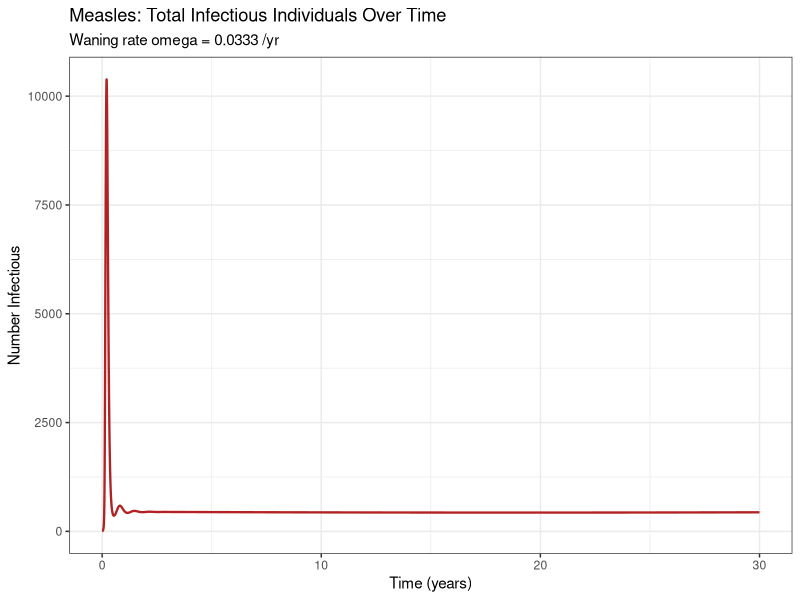
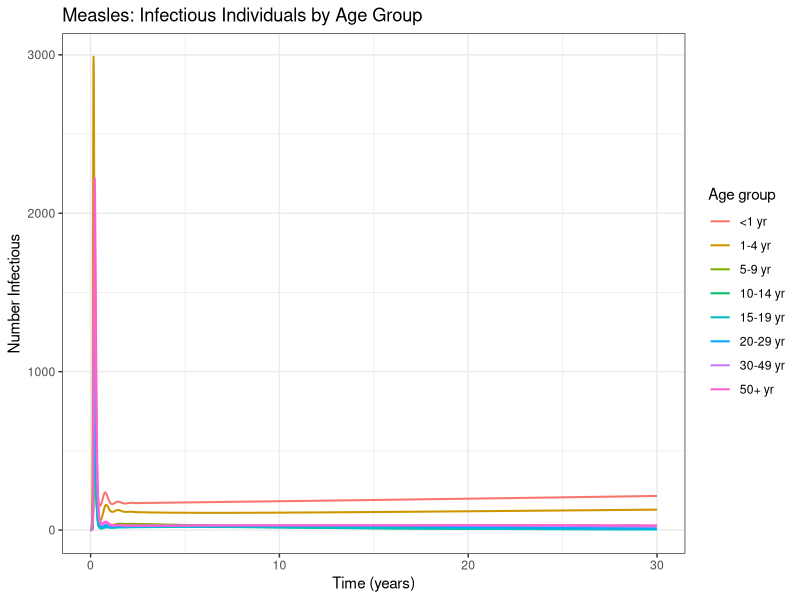
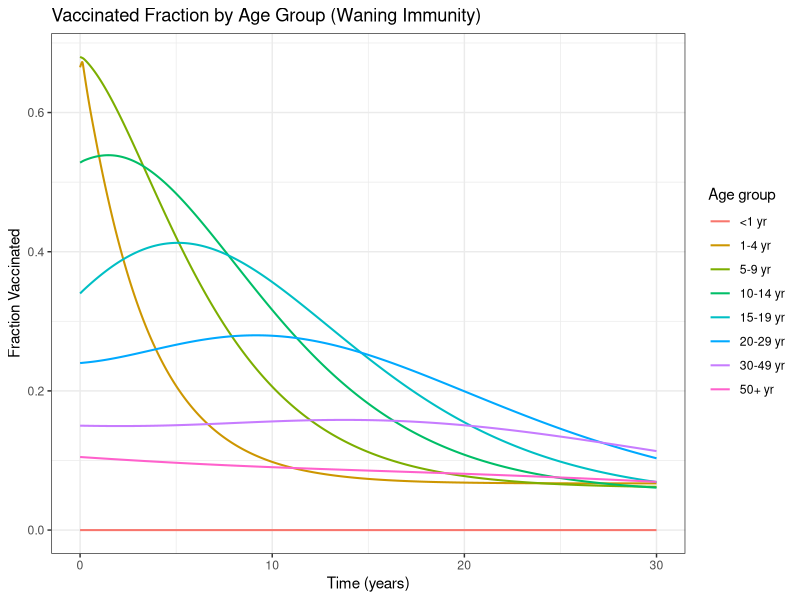
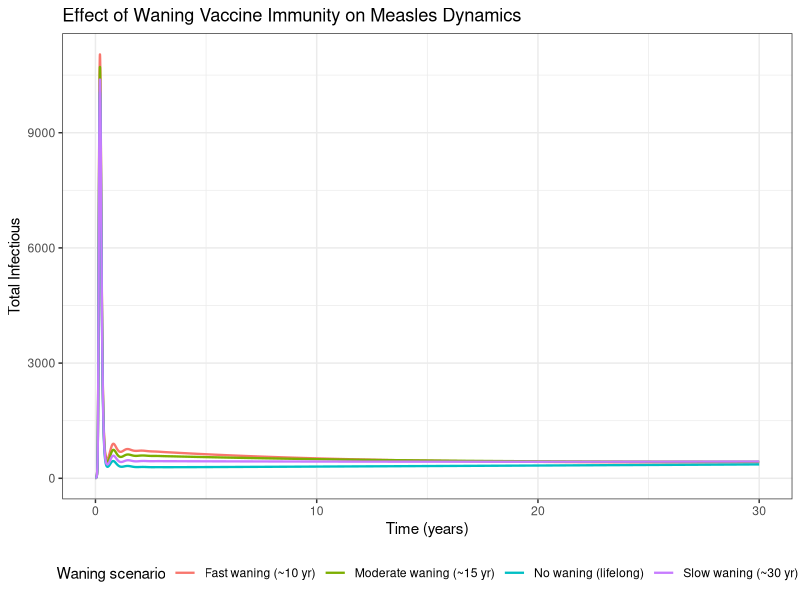

R code for these plots, in order:
# =============================================================================
# Age-Stratified Measles Model with Waning Vaccine Immunity
# =============================================================================
#
# Purpose:
#   Template script for assessing whether measles vaccine immunity wanes over
#   time using an age-stratified compartmental (ODE) model.
#
# Model structure: MSEIR + V (vaccinated with waning immunity)
#
# Compartments per age group:
#   M  - Maternally immune (youngest age group only)
#   S  - Susceptible
#   E  - Exposed / latent (infected but not yet infectious)
#   I  - Infectious
#   R  - Recovered (permanently immune via natural infection)
#   V  - Vaccinated (immune, but subject to waning)
#
# Key transitions:
#   Births -> M  (fraction with maternal immunity)
#   Births -> S  (fraction without maternal immunity)
#   M -> S       : loss of maternal immunity (rate delta)
#   S -> E       : infection driven by age-structured contact matrix
#   E -> I       : progression through latent period (rate sigma)
#   I -> R       : recovery (rate gamma)
#   S -> V       : vaccination (age-specific rate * vaccine efficacy)
#   V -> S       : waning vaccine immunity (rate omega) -- key parameter
#   All compartments subject to age-specific mortality and aging
#
# Usage:
#   1. Adjust parameters in Section 2 to match your setting.
#   2. Optionally replace the placeholder contact matrix with an empirical
#      matrix (e.g. from Mossong et al. 2008, POLYMOD study).
#   3. Run the script to simulate and visualise dynamics.
#   4. Section 8 compares multiple waning-rate scenarios.
#
# Dependencies: deSolve, ggplot2, dplyr, tidyr
#   Install with: install.packages(c("deSolve","ggplot2","dplyr","tidyr"))
#
# References:
#   Anderson & May (1991) Infectious Diseases of Humans. Oxford University Press.
#   McLean & Blower (1993) Imperfect vaccines and the emergence of measles.
#     Proc R Soc B 253:9-13.
#   Mossong et al. (2008) Social contacts and mixing patterns relevant to the
#     spread of infectious diseases. PLoS Med 5(3):e74.
# =============================================================================

library(deSolve)
library(ggplot2)
library(dplyr)
library(tidyr)

# =============================================================================
# 1. Age Group Configuration
# =============================================================================

age_group_labels <- c(
  "<1 yr", "1-4 yr", "5-9 yr", "10-14 yr",
  "15-19 yr", "20-29 yr", "30-49 yr", "50+ yr"
)
n_age_groups <- length(age_group_labels)

# =============================================================================
# 2. Model Parameters
# =============================================================================
# Time unit: days throughout (convert annual rates where noted).

params <- list(

  n_age_groups = n_age_groups,

  # ---- Demography --------------------------------------------------------

  # Total population size
  n_total = 1e6,

  # Fraction of population in each age group (must sum to 1)
  age_fractions = c(0.012, 0.050, 0.065, 0.065, 0.065, 0.130, 0.260, 0.353),

  # Per-capita birth rate (per day)
  birth_rate = 14 / 1000 / 365, # ~14 per 1000 per year

  # Age-specific daily mortality rates (per capita per day)
  death_rates = c(
    5.0e-5, # <1 yr
    2.0e-6, # 1-4 yr
    5.0e-7, # 5-9 yr
    5.0e-7, # 10-14 yr
    8.0e-7, # 15-19 yr
    1.5e-6, # 20-29 yr
    5.0e-6, # 30-49 yr
    3.0e-5  # 50+ yr
  ),

  # Rate of aging out of each group (per day) = 1 / (width of age class in days)
  # The last group has no aging out (rate = 0).
  aging_rates = c(
    1 / (1 * 365),   # <1 yr   -> 1-4 yr  (class width: 1 yr)
    1 / (4 * 365),   # 1-4 yr  -> 5-9 yr  (class width: 4 yr)
    1 / (5 * 365),   # 5-9 yr  -> 10-14 yr
    1 / (5 * 365),   # 10-14 yr -> 15-19 yr
    1 / (5 * 365),   # 15-19 yr -> 20-29 yr
    1 / (10 * 365),  # 20-29 yr -> 30-49 yr
    1 / (20 * 365),  # 30-49 yr -> 50+ yr
    0                # 50+ yr  (open-ended; no aging out)
  ),

  # ---- Disease Natural History -------------------------------------------

  # Rate of progression from E to I: 1 / latent period
  # Measles latent period ~12 days
  sigma = 1 / 12,

  # Rate of recovery from I to R: 1 / infectious period
  # Measles infectious period ~8 days
  gamma = 1 / 8,

  # ---- Transmission ------------------------------------------------------

  # Baseline transmission rate (per infectious contact per day).
  # Scaled by the contact matrix.  Tune so that R0 ~15 in an unvaccinated pop.
  beta = 0.5,

  # Contact matrix (n_age_groups x n_age_groups).
  # Entry [i, j] = mean daily contacts a person in age group i has with
  # people in age group j.
  # NULL here -- populated below by build_contact_matrix().
  # Replace with an empirical matrix (e.g. POLYMOD) for a real analysis.
  contact_matrix = NULL,

  # ---- Vaccination -------------------------------------------------------

  # Age-specific vaccination rates (per susceptible per day).
  # These represent the rate at which susceptibles in each age class
  # receive an effective vaccine dose.
  vaccination_rates = c(
    0,               # <1 yr      (too young for MMR)
    1 / (1 * 365),   # 1-4 yr     (primary MMR at ~12 months -> ~1-yr class)
    1 / (10 * 365),  # 5-9 yr     (second dose / catch-up)
    1 / (20 * 365),  # 10-14 yr
    1 / (50 * 365),  # 15-19 yr
    1 / (100 * 365), # 20-29 yr
    1 / (200 * 365), # 30-49 yr
    1 / (500 * 365)  # 50+ yr
  ),

  # Probability that a vaccine dose successfully confers immunity
  vaccine_efficacy = 0.97,

  # ---- Waning Vaccine Immunity (key parameter) ---------------------------

  # Rate of loss of vaccine-induced immunity (per day).
  # omega = 1 / (duration of vaccine protection in days).
  # Set omega = 0 for lifelong (non-waning) immunity.
  # Example values:
  #   1 / (30*365) -> protection wanes over ~30 years
  #   1 / (15*365) -> protection wanes over ~15 years
  #   1 / (10*365) -> protection wanes over ~10 years
  omega = 1 / (30 * 365), # default: slow waning over 30 years

  # ---- Maternal Immunity -------------------------------------------------

  # Rate of loss of maternally-derived immunity (per day)
  # Duration of maternal immunity ~6 months
  delta = 1 / 180,

  # Fraction of newborns that receive maternal immunity
  # (depends on population-level immunity of mothers)
  prop_immune_mothers = 0.90
)

# -----------------------------------------------------------------------------
# Build a simplified assortative contact matrix
# (replace with an empirical matrix for a real analysis)
# -----------------------------------------------------------------------------

build_contact_matrix <- function(n) {
  # Baseline off-diagonal contacts (between age groups)
  cm <- matrix(0.5, nrow = n, ncol = n)
  # Higher within-group contacts (assortative mixing)
  diag(cm) <- c(2, 8, 6, 5, 4, 3, 3, 2)[seq_len(n)]
  # Symmetrise (reciprocal contacts)
  cm <- (cm + t(cm)) / 2
  cm
}

params$contact_matrix <- build_contact_matrix(n_age_groups)

# =============================================================================
# 3. ODE Model Function
# =============================================================================
#
# State vector layout (length = 6 * n_age_groups):
#   M[1:n], S[n+1:2n], E[2n+1:3n], I[3n+1:4n], R[4n+1:5n], V[5n+1:6n]

measles_ode <- function(t, state, params) {
  with(params, {
    n <- n_age_groups

    # Unpack state
    M <- state[seq_len(n)]
    S <- state[(n + 1):(2 * n)]
    E <- state[(2 * n + 1):(3 * n)]
    I <- state[(3 * n + 1):(4 * n)]
    R <- state[(4 * n + 1):(5 * n)]
    V <- state[(5 * n + 1):(6 * n)]

    N <- M + S + E + I + R + V # total population per age group

    # Force of infection: lambda[i] = beta * sum_j C[i,j] * I[j] / N[j]
    # Avoid division by zero in empty age groups
    prevalence <- I / ifelse(N > 0, N, 1)
    lambda <- beta * as.vector(contact_matrix %*% prevalence)

    # Initialise derivative vectors
    dM <- numeric(n)
    dS <- numeric(n)
    dE <- numeric(n)
    dI <- numeric(n)
    dR <- numeric(n)
    dV <- numeric(n)

    total_population <- sum(N)
    births_per_day <- birth_rate * total_population

    for (i in seq_len(n)) {

      # --- Aging flows ---
      # Inflow from younger age group (i-1); none for the youngest group (i=1)
      aging_in_M <- if (i > 1) aging_rates[i - 1] * M[i - 1] else 0
      aging_in_S <- if (i > 1) aging_rates[i - 1] * S[i - 1] else 0
      aging_in_E <- if (i > 1) aging_rates[i - 1] * E[i - 1] else 0
      aging_in_I <- if (i > 1) aging_rates[i - 1] * I[i - 1] else 0
      aging_in_R <- if (i > 1) aging_rates[i - 1] * R[i - 1] else 0
      aging_in_V <- if (i > 1) aging_rates[i - 1] * V[i - 1] else 0

      # --- Birth inflows (youngest group only) ---
      birth_M <- if (i == 1) prop_immune_mothers * births_per_day else 0
      birth_S <- if (i == 1) (1 - prop_immune_mothers) * births_per_day else 0

      # --- Vaccination flow (S -> V) ---
      vaccinations <- vaccination_rates[i] * vaccine_efficacy * S[i]

      # --- ODEs ---

      # Maternally immune
      dM[i] <- birth_M +
        aging_in_M -
        delta * M[i] -         # loss of maternal immunity -> S
        death_rates[i] * M[i] -
        aging_rates[i] * M[i]

      # Susceptible
      dS[i] <- birth_S +
        aging_in_S +
        delta * M[i] +         # from M
        omega * V[i] -         # waning vaccine immunity -> S (key waning term)
        lambda[i] * S[i] -     # infection -> E
        vaccinations -         # vaccination -> V
        death_rates[i] * S[i] -
        aging_rates[i] * S[i]

      # Exposed (latent)
      dE[i] <- aging_in_E +
        lambda[i] * S[i] -     # new infections from S
        sigma * E[i] -         # progression -> I
        death_rates[i] * E[i] -
        aging_rates[i] * E[i]

      # Infectious
      dI[i] <- aging_in_I +
        sigma * E[i] -         # progression from E
        gamma * I[i] -         # recovery -> R
        death_rates[i] * I[i] -
        aging_rates[i] * I[i]

      # Recovered (permanently immune via natural infection)
      dR[i] <- aging_in_R +
        gamma * I[i] -         # recovery from I
        death_rates[i] * R[i] -
        aging_rates[i] * R[i]

      # Vaccinated (immune, waning)
      dV[i] <- aging_in_V +
        vaccinations -         # newly vaccinated from S
        omega * V[i] -         # waning immunity -> S
        death_rates[i] * V[i] -
        aging_rates[i] * V[i]
    }

    list(c(dM, dS, dE, dI, dR, dV))
  })
}

# =============================================================================
# 4. Initial Conditions
# =============================================================================

set_initial_conditions <- function(params) {
  n <- params$n_age_groups
  n0 <- params$n_total * params$age_fractions

  # Approximate starting immune fractions by age
  # (older cohorts more likely to be naturally immune or previously vaccinated)
  prop_natural_immune <- c(0.00, 0.05, 0.20, 0.40, 0.60, 0.70, 0.80, 0.85)
  prop_vaccinated <- c(0.00, 0.70, 0.85, 0.88, 0.85, 0.80, 0.75, 0.70)

  # Seed infectious individuals in the 5-9 yr age group
  seed_I <- numeric(n)
  seed_I[3] <- 5 # 5 infectious in 5-9 yr group
  seed_E <- seed_I * 2

  r0 <- n0 * prop_natural_immune
  v0 <- n0 * prop_vaccinated * (1 - prop_natural_immune)
  m0 <- c(n0[1] * params$prop_immune_mothers, numeric(n - 1))
  i0 <- seed_I
  e0 <- seed_E
  s0 <- pmax(n0 - m0 - r0 - v0 - i0 - e0, 0)

  state0 <- c(m0, s0, e0, i0, r0, v0)

  comp_names <- c("M", "S", "E", "I", "R", "V")
  names(state0) <- unlist(lapply(
    comp_names,
    function(comp) paste0(comp, "_", params$age_group_labels)
  ))

  state0
}

params$age_group_labels <- age_group_labels
state0 <- set_initial_conditions(params)

# =============================================================================
# 5. Run Baseline Simulation
# =============================================================================

# Simulate 30 years (in days)
t_end <- 30 * 365
times <- seq(0, t_end, by = 1)

cat("Running baseline simulation...\n")
sol_baseline <- ode(
  y = state0,
  times = times,
  func = measles_ode,
  parms = params,
  method = "lsoda"
)

sol_df <- as.data.frame(sol_baseline)

# =============================================================================
# 6. Process Output
# =============================================================================

# Helper: reshape to long format for one compartment
extract_compartment <- function(df, comp, age_labels) {
  cols <- paste0(comp, "_", age_labels)
  df_long <- df |>
    select(all_of(c("time", cols))) |>
    pivot_longer(
      cols = all_of(cols),
      names_to = "age_group",
      values_to = "count"
    ) |>
    mutate(
      age_group = factor(
        sub(paste0(comp, "_"), "", age_group),
        levels = age_labels
      ),
      compartment = comp
    )
  df_long
}

comp_names <- c("M", "S", "E", "I", "R", "V")
results <- bind_rows(lapply(
  comp_names,
  extract_compartment,
  df = sol_df,
  age_labels = age_group_labels
))

# Total infectious over time
total_I_df <- data.frame(
  time_years = sol_df$time / 365,
  total_I = rowSums(sol_df[, grep("^I_", names(sol_df))])
)

# =============================================================================
# 7. Visualisation
# =============================================================================

# -- 7a. Total infectious prevalence over time --
p_total <- ggplot(total_I_df, aes(x = time_years, y = total_I)) +
  geom_line(color = "firebrick", linewidth = 0.8) +
  labs(
    title = "Measles: Total Infectious Individuals Over Time",
    subtitle = paste0("Waning rate omega = ", round(params$omega * 365, 4), " /yr"),
    x = "Time (years)",
    y = "Number Infectious"
  ) +
  theme_bw()

print(p_total)

# -- 7b. Infectious by age group --
p_age_I <- results |>
  filter(compartment == "I") |>
  ggplot(aes(x = time / 365, y = count, color = age_group)) +
  geom_line(linewidth = 0.7) +
  labs(
    title = "Measles: Infectious Individuals by Age Group",
    x = "Time (years)",
    y = "Number Infectious",
    color = "Age group"
  ) +
  theme_bw()

print(p_age_I)

# -- 7c. Vaccinated fraction by age group (shows waning) --
p_vax <- results |>
  filter(compartment %in% c("V", "S", "E", "I", "R", "M")) |>
  group_by(time, age_group) |>
  summarise(
    V = sum(count[compartment == "V"]),
    N = sum(count),
    .groups = "drop"
  ) |>
  mutate(vax_fraction = V / ifelse(N > 0, N, 1)) |>
  ggplot(aes(x = time / 365, y = vax_fraction, color = age_group)) +
  geom_line(linewidth = 0.7) +
  labs(
    title = "Vaccinated Fraction by Age Group (Waning Immunity)",
    x = "Time (years)",
    y = "Fraction Vaccinated",
    color = "Age group"
  ) +
  theme_bw()

print(p_vax)

# =============================================================================
# 8. Waning Immunity Scenarios
# =============================================================================
# Compare total measles burden under different vaccine waning assumptions.

waning_scenarios <- list(
  "No waning (lifelong)"    = 0,
  "Slow waning (~30 yr)"    = 1 / (30 * 365),
  "Moderate waning (~15 yr)" = 1 / (15 * 365),
  "Fast waning (~10 yr)"    = 1 / (10 * 365)
)

cat("Running waning immunity scenario comparisons...\n")

run_scenario <- function(omega_val, scenario_name, params, state0, times) {
  p <- params
  p$omega <- omega_val
  sol <- ode(
    y = state0,
    times = times,
    func = measles_ode,
    parms = p,
    method = "lsoda"
  )
  sol_df <- as.data.frame(sol)
  data.frame(
    time_years = sol_df$time / 365,
    total_I = rowSums(sol_df[, grep("^I_", names(sol_df))]),
    scenario = scenario_name,
    stringsAsFactors = FALSE
  )
}

scenario_df <- bind_rows(
  mapply(
    run_scenario,
    omega_val = waning_scenarios,
    scenario_name = names(waning_scenarios),
    MoreArgs = list(params = params, state0 = state0, times = times),
    SIMPLIFY = FALSE
  )
)

p_scenarios <- ggplot(
  scenario_df,
  aes(x = time_years, y = total_I, color = scenario)
) +
  geom_line(linewidth = 0.8) +
  labs(
    title = "Effect of Waning Vaccine Immunity on Measles Dynamics",
    x = "Time (years)",
    y = "Total Infectious",
    color = "Waning scenario"
  ) +
  theme_bw() +
  theme(legend.position = "bottom")

print(p_scenarios)

# =============================================================================
# 9. Summary Statistics
# =============================================================================

cat("\n--- Baseline simulation summary ---\n")
cat("Total population (initial):", round(sum(state0)), "\n")
cat("Initial infectious:", round(sum(state0[grep("^I_", names(state0))])), "\n")
cat("Peak total infectious:", round(max(total_I_df$total_I)), "\n")
cat("Time to peak (years):", round(total_I_df$time_years[which.max(total_I_df$total_I)], 2), "\n")

scenario_peaks <- scenario_df |>
  group_by(scenario) |>
  summarise(
    peak_I = max(total_I),
    time_to_peak_yr = time_years[which.max(total_I)],
    .groups = "drop"
  )

cat("\n--- Peak infectious by waning scenario ---\n")
print(scenario_peaks)
